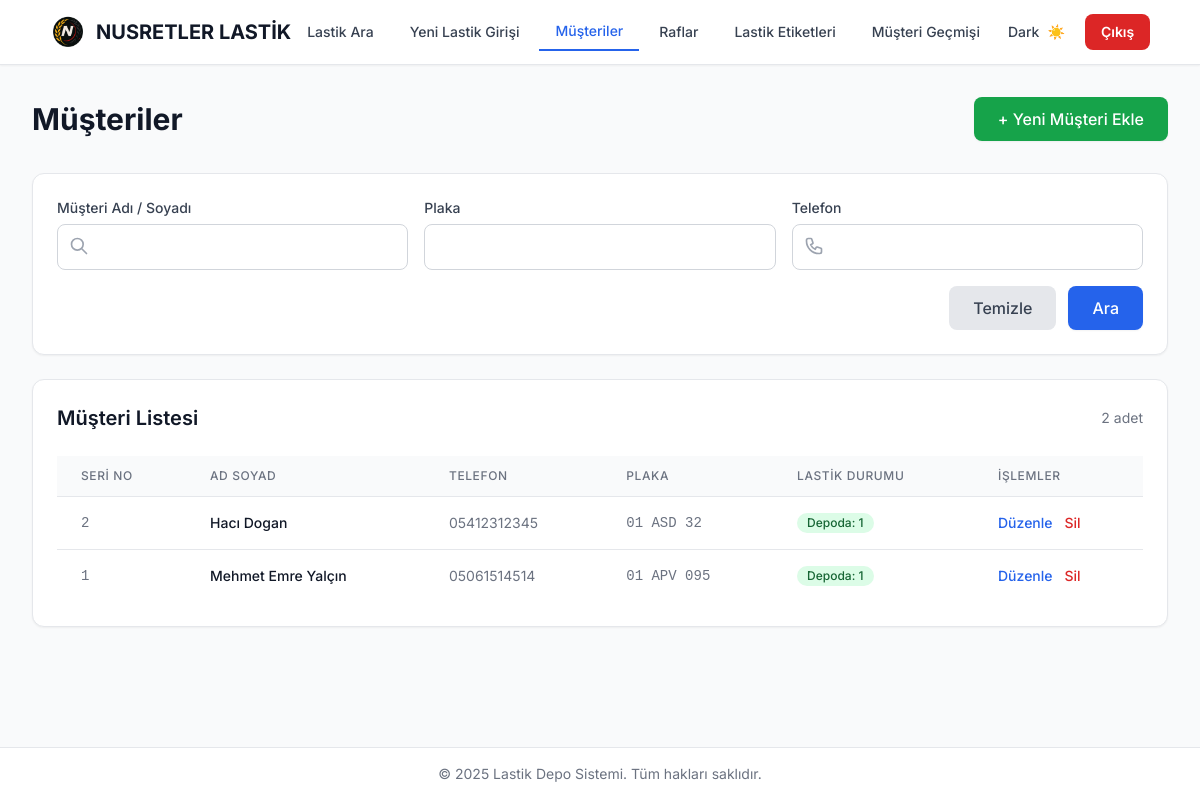
The app's page /musteriler, older data.
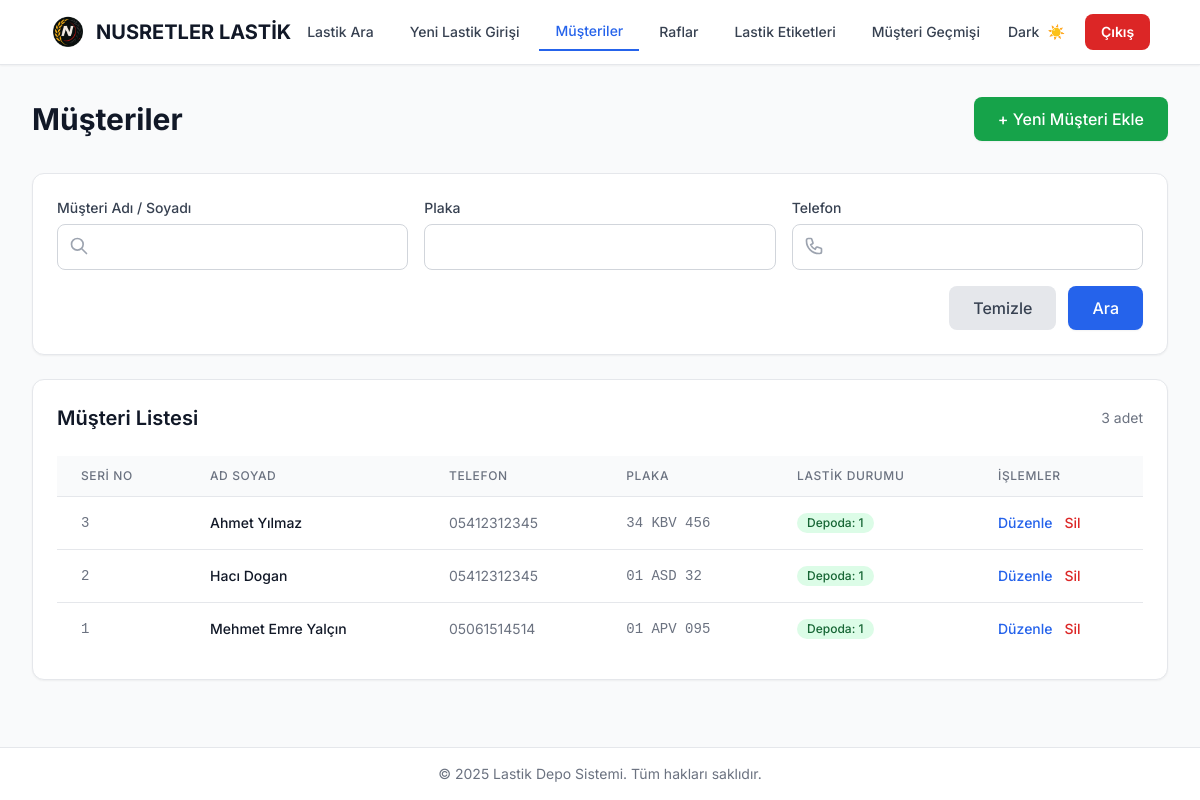
The same page, newer data.
### app/models/models.py (models this page shows)
class Customer(Base):
    __tablename__ = "customers"
    id = Column(Integer, primary_key=True, index=True)
    ad_soyad = Column(String, nullable=False)
    telefon = Column(String, nullable=False)
    plaka = Column(String, nullable=False)
    tires = relationship("Tire", back_populates="customer", cascade="all, delete-orphan")

### app/routes/web_routes.py (the view)
@router.get("/musteriler", response_class=HTMLResponse)
async def musteriler(
    request: Request,
    customer_name: Optional[str] = Query(None),
    plate: Optional[str] = Query(None),
    customer_phone: Optional[str] = Query(None),
    db: Session = Depends(get_db)
):
    query = db.query(Customer)
    if customer_name:
        normalized_search = normalize_turkish_text(customer_name.strip() if customer_name else "")
        all_customers = db.query(Customer).all()
        matching_customers = [
            c for c in all_customers
            if normalized_search in normalize_turkish_text(c.ad_soyad or "")
        ]
        if matching_customers:
            customer_ids = [c.id for c in matching_customers]
            query = query.filter(Customer.id.in_(customer_ids))
        else:
            query = query.filter(Customer.id == -1)  # No results
    if plate:
        query = query.filter(Customer.plaka.ilike(f"%{plate}%"))
    if customer_phone:
        query = query.filter(Customer.telefon.ilike(f"%{customer_phone}%"))
    customers = query.order_by(Customer.ad_soyad).all()
    from app.models.models import Tire
    from app.models.models import TireDurumEnum as ModelTireDurumEnum
    customer_list = []
    for c in customers:
        tires = []  # Initialize tires variable
        depoda_count = 0
        cikmis_count = 0
        try:
            tires = db.query(Tire).filter(Tire.musteri_id == c.id).order_by(Tire.giris_tarihi.desc()).all()
            latest_seri_no = None
            if tires:
                latest_tire = tires[0]  # Most recent tire (ordered by giris_tarihi desc)
                if hasattr(latest_tire, 'seri_no') and latest_tire.seri_no:
                    latest_seri_no = latest_tire.seri_no
            for t in tires:
                try:
                    durum_raw = getattr(t, 'durum', None)
                    if durum_raw is None:
                        depoda_count += 1  # Default to depoda
                    elif isinstance(durum_raw, ModelTireDurumEnum):
                        if durum_raw == ModelTireDurumEnum.DEPODA:
                            depoda_count += 1
                        elif durum_raw == ModelTireDurumEnum.CIKTI:
                            cikmis_count += 1
                    elif isinstance(durum_raw, str):
                        durum_str = durum_raw.strip().upper()
                        if durum_str == "DEPODA":
                            depoda_count += 1
                        elif durum_str == "CIKTI":
                            cikmis_count += 1
                        else:
                            depoda_count += 1  # Default
                    elif hasattr(durum_raw, 'value'):
                        durum_value = durum_raw.value
                        if isinstance(durum_value, str):
                            durum_str = durum_value.strip().upper()
                            if durum_str == "DEPODA":
                                depoda_count += 1
                            elif durum_str == "CIKTI":
                                cikmis_count += 1
                            else:
                                depoda_count += 1  # Default
                        else:
                            depoda_count += 1  # Default
                    else:
                        depoda_count += 1  # Default
                except Exception as e:
                    print(f"Error counting tire status for customer {c.id}: {e}")
                    depoda_count += 1  # Default to depoda
        except Exception as e:
            print(f"Error getting tires for customer {c.id}: {e}")
            depoda_count = 0
            cikmis_count = 0
            tires = []  # Ensure tires is set even on error
        customer_list.append({
            "id": c.id,
            "seri_no": latest_seri_no,  # Latest tire's serial number
            "ad_soyad": c.ad_soyad,
            "telefon": c.telefon,
            "plaka": c.plaka,
            "depoda_count": depoda_count,
            "cikmis_count": cikmis_count,
            "total_count": len(tires)
        })
    query_params = {
        "customer_name": customer_name or "",
        "plate": plate or "",
        "customer_phone": customer_phone or ""
    }
    template = templates.get_template("musteriler.html")
    return HTMLResponse(content=template.render(
        request=request,
        customers=customer_list,
        query_params=query_params,
        current_path="/musteriler"
    ))

### app/templates/musteriler.html (shortened to what this page needs)
{% extends "base.html" %}
{% block content %}
<div class="animate-fade-in">
    <div class="flex justify-between items-center mb-8">
        <h1 class="text-3xl font-bold text-gray-900">Müşteriler</h1>
        <button onclick="showAddForm()" class="bg-green-600 hover:bg-green-700 text-white font-medium px-6 py-2.5 rounded-lg transition-colors shadow-sm">
            + Yeni Müşteri Ekle
        </button>
    </div>
    <div class="bg-white rounded-xl shadow-sm border border-gray-200 p-6 mb-6">
        <form id="filterForm" method="GET" action="/musteriler" class="space-y-4">
            <div class="grid grid-cols-1 md:grid-cols-3 gap-4">
                <div class="relative">
                    <label for="customer_name" class="block text-sm font-medium text-gray-700 mb-1.5">Müşteri Adı / Soyadı</label>
                    <div class="relative">
                        <input type="text" id="customer_name" name="customer_name"
                               value="{{ query_params.customer_name }}"
                               class="w-full px-4 py-2.5 pl-10 border border-gray-300 rounded-lg focus:ring-2 focus:ring-blue-500 focus:border-blue-500 transition-all"
                               placeholder=>
                        <svg class="absolute left-3 top-3 w-5 h-5 text-gray-400" fill="none" stroke="currentColor" viewBox="0 0 24 24">
                            <path stroke-linecap="round" stroke-linejoin="round" stroke-width="2" d="M21 21l-6-6m2-5a7 7 0 11-14 0 7 7 0 0114 0z"></path>
                        </svg>
                    </div>
                </div>
                <div>
                    <label for="plate" class="block text-sm font-medium text-gray-700 mb-1.5">Plaka</label>
                    <input type="text" id="plate" name="plate"
                           value="{{ query_params.plate }}"
                           class="w-full px-4 py-2.5 border border-gray-300 rounded-lg focus:ring-2 focus:ring-blue-500 focus:border-blue-500 transition-all"
                           placeholder=>
                </div>
                <div class="relative">
                    <label for="customer_phone" class="block text-sm font-medium text-gray-700 mb-1.5">Telefon</label>
                    <div class="relative">
                        <input type="text" id="customer_phone" name="customer_phone"
                               value="{{ query_params.customer_phone }}"
                               class="w-full px-4 py-2.5 pl-10 border border-gray-300 rounded-lg focus:ring-2 focus:ring-blue-500 focus:border-blue-500 transition-all"
                               placeholder=>
                    </div>
                </div>
            </div>
            <div class="flex justify-end space-x-3">
                <button type="button" onclick="resetFilters()" class="bg-gray-200 hover:bg-gray-300 text-gray-700 font-medium px-6 py-2.5 rounded-lg transition-colors">
                    Temizle
                </button>
                <button type="submit" class="bg-blue-600 hover:bg-blue-700 text-white font-medium px-6 py-2.5 rounded-lg transition-colors shadow-sm">
                    Ara
                </button>
            </div>
        </form>
    </div>
    <div class="bg-white rounded-xl shadow-sm border border-gray-200 p-6">
        <div class="flex items-center justify-between mb-6">
            <h2 class="text-xl font-semibold text-gray-900">Müşteri Listesi</h2>
            <span class="text-sm text-gray-500">{{ customers|length }} adet</span>
        </div>
        {% if customers %}
        <div class="overflow-x-auto">
            <table class="min-w-full divide-y divide-gray-200">
                <thead class="bg-gray-50">
                    <tr>
                        <th class="px-6 py-3 text-left text-xs font-medium text-gray-500 uppercase tracking-wider">Seri No</th>
                        <th class="px-6 py-3 text-left text-xs font-medium text-gray-500 uppercase tracking-wider">Ad Soyad</th>
                        <th class="px-6 py-3 text-left text-xs font-medium text-gray-500 uppercase tracking-wider">Telefon</th>
                        <th class="px-6 py-3 text-left text-xs font-medium text-gray-500 uppercase tracking-wider">Plaka</th>
                        <th class="px-6 py-3 text-left text-xs font-medium text-gray-500 uppercase tracking-wider">Lastik Durumu</th>
                        <th class="px-6 py-3 text-left text-xs font-medium text-gray-500 uppercase tracking-wider">İşlemler</th>
                    </tr>
                </thead>
                <tbody class="bg-white divide-y divide-gray-200">
                    {% for customer in customers %}
                    <tr class="hover:bg-gray-50 transition-colors">
                        <td class="px-6 py-4 whitespace-nowrap text-sm text-gray-500 font-mono">{{ customer.seri_no if customer.seri_no else '-' }}</td>
                        <td class="px-6 py-4 whitespace-nowrap text-sm font-medium text-gray-900">{{ customer.ad_soyad }}</td>
                        <td class="px-6 py-4 whitespace-nowrap text-sm text-gray-500">{{ customer.telefon }}</td>
                        <td class="px-6 py-4 whitespace-nowrap text-sm text-gray-500 font-mono">{{ customer.plaka }}</td>
                        <td class="px-6 py-4 whitespace-nowrap text-sm">
                            <div class="flex items-center space-x-4">
                                {% if customer.depoda_count > 0 %}
                                <span class="inline-flex items-center px-2.5 py-0.5 rounded-full text-xs font-medium bg-green-100 text-green-800">
                                    Depoda: {{ customer.depoda_count }}
                                </span>
                                {% endif %}
                            </div>
                        </td>
                        <td class="px-6 py-4 whitespace-nowrap text-sm space-x-2">
                            <button onclick="editCustomer({{ customer.id }}, '{{ customer.ad_soyad }}', '{{ customer.telefon }}', '{{ customer.plaka }}')"
                                    class="text-blue-600 hover:text-blue-800 font-medium">
                                Düzenle
                            </button>
                            <button onclick="showDeleteConfirm({{ customer.id }}, '{{ customer.ad_soyad|replace("'", "\\'")|replace('"', '\\"') }}')"
                                    class="text-red-600 hover:text-red-800 font-medium">
                                Sil
                            </button>
                        </td>
                    </tr>
                    {% endfor %}
                </tbody>
            </table>
        </div>
        {% else %}
        <div class="text-center py-12">
            <p class="text-gray-500 text-sm">Henüz müşteri kaydı bulunmamaktadır.</p>
        </div>
        {% endif %}
    </div>
</div>
{% endblock %}

### app/templates/base.html (shortened to what this page needs)
<!DOCTYPE html>
<html lang="tr" class="h-full">
<head>
    <script src="https://cdn.tailwindcss.com"></script>
    <link rel="stylesheet" href="/static/style.css">
</head>
<body class="bg-gray-50 min-h-screen flex flex-col">
    <nav class="bg-white border-b border-gray-200 shadow-sm">
        <div class="max-w-7xl mx-auto px-6 lg:px-8">
            <div class="flex items-center h-16">
                <div class="flex items-center space-x-2 ml-4">
                    <div class="flex items-center justify-center w-10 h-10">
                        <img src="/static/images/Nusretler logo-Photoroom.png" alt="NUSRETLER LASTİK Logo"
                            class="h-10 w-auto object-contain">
                    </div>
                    <span class="text-xl font-bold text-gray-900">NUSRETLER LASTİK</span>
                </div>
                <div class="flex items-center justify-between h-16">
                    <div class="flex items-center space-x-2">
                        <div class="flex items-center space-x-1">
                            <a href="/lastik-ara"
                                class="nav-link px-4 py-2 text-sm font-medium text-gray-700 hover:text-blue-600 transition-colors {% if current_path == '/lastik-ara' or current_path == '/' %}active{% endif %}">
                                Lastik Ara
                            </a>
                            <a href="/yeni-lastik"
                                class="nav-link px-4 py-2 text-sm font-medium text-gray-700 hover:text-blue-600 transition-colors {% if current_path == '/yeni-lastik' %}active{% endif %}">
                                Yeni Lastik Girişi
                            </a>
                            <a href="/musteriler"
                                class="nav-link px-4 py-2 text-sm font-medium text-gray-700 hover:text-blue-600 transition-colors {% if current_path == '/musteriler' %}active{% endif %}">
                                Müşteriler
                            </a>
                            <a href="/raflar"
                                class="nav-link px-4 py-2 text-sm font-medium text-gray-700 hover:text-blue-600 transition-colors {% if current_path == '/raflar' %}active{% endif %}">
                                Raflar
                            </a>
                            <a href="/lastik-etiketleri"
                                class="nav-link px-4 py-2 text-sm font-medium text-gray-700 hover:text-blue-600 transition-colors {% if current_path == '/lastik-etiketleri' %}active{% endif %}">
                                Lastik Etiketleri
                            </a>
                            <a href="/musteri-gecmisi"
                                class="nav-link px-4 py-2 text-sm font-medium text-gray-700 hover:text-blue-600 transition-colors {% if current_path == '/musteri-gecmisi' %}active{% endif %}">
                                Müşteri Geçmişi
                            </a>
                        </div>
                    </div>
                    <div class="flex items-center space-x-2">
                        <button id="dark-mode-toggle" type="button"
                            class="px-3 py-2 text-sm font-medium text-gray-700 hover:text-blue-600 hover:bg-gray-100 rounded-lg transition flex items-center gap-2">
                            <span class="hidden sm:inline">Dark</span>
                            ☀️
                        </button>
                        <a href="/logout"
                            class="px-4 py-2 text-sm font-semibold text-white bg-red-600 hover:bg-red-700 rounded-lg transition whitespace-nowrap">
                            Çıkış
                        </a>
                    </div>
                </div>
            </div>
        </div>
    </nav>
    <main class="max-w-7xl mx-auto px-6 lg:px-8 py-8 flex-grow w-full">
        {% block content %}{% endblock %}
    </main>
    <footer class="bg-white border-t border-gray-200 text-gray-500 py-4 mt-auto">
        <div class="max-w-7xl mx-auto px-6 text-center">
            <p class="text-sm">&copy; 2025 Lastik Depo Sistemi. Tüm hakları saklıdır.</p>
        </div>
    </footer>
</body>
</html>

### app/static/style.css (style rules this page uses)
* { transition: all 0.2s ease; }
.animate-fade-in { animation: fadeIn 0.4s ease-out; }

### app/templates/base.html (style rules this page uses)
body { font-family: 'Inter', sans-serif; }
.nav-link.active { color: #2563eb; border-bottom: 2px solid #2563eb; }

Row changes from the older to the newer data that the page shows:
added Customer: id "3", ad_soyad "Ahmet Yılmaz", telefon "05412312345", plaka "34 KBV 456", depoda_count "1"
Text that changed along with them:
{{ customers|length }}: "2" → "3"
